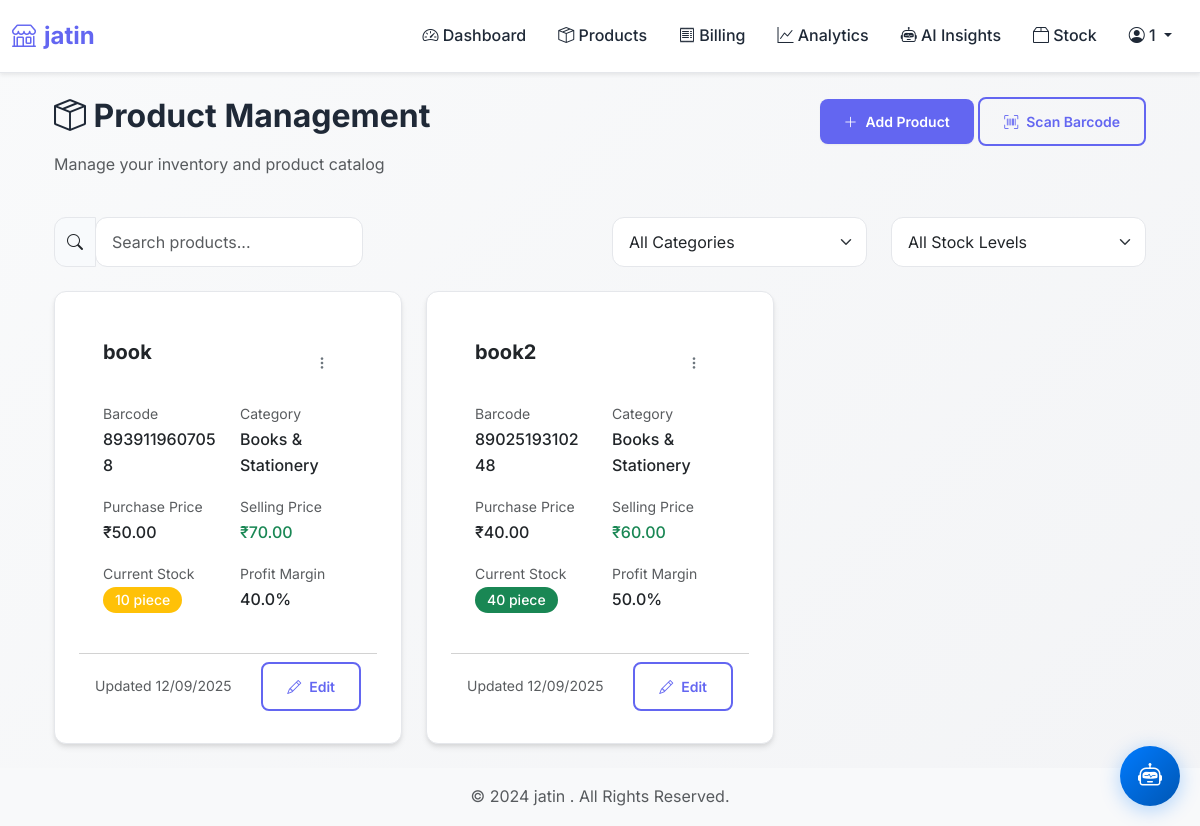
Screenshot of /products (signed in) with the database file from the repository.
### models.py (models this page shows, shortened)
class User(UserMixin, db.Model):
    __tablename__ = 'users'
    id = db.Column(db.Integer, primary_key=True)
    username = db.Column(db.String(80), unique=True, nullable=False)
    password_hash = db.Column(db.String(120), nullable=False)
    shop_name = db.Column(db.String(200))
    shop_address = db.Column(db.String(500))
    phone = db.Column(db.String(20))
    email = db.Column(db.String(120))
    min_stock_alert_threshold = db.Column(db.Integer, default=5) # New field
    session_timeout = db.Column(db.Integer, default=60)
    two_factor_auth = db.Column(db.Boolean, default=False)
    theme = db.Column(db.String(20), default='light')
    accent_color = db.Column(db.String(20), default='blue')
    items_per_page = db.Column(db.Integer, default=25)
    compact_mode = db.Column(db.Boolean, default=False)
    auto_backup = db.Column(db.Boolean, default=False)
    backup_retention = db.Column(db.Integer, default=30)
    gst_number = db.Column(db.String(20))
    city = db.Column(db.String(100))
    state = db.Column(db.String(100))
    pincode = db.Column(db.String(10))
    auto_reorder_level = db.Column(db.Integer, default=5)
    default_tax_rate = db.Column(db.Float, default=18.0)
    currency = db.Column(db.String(10), default='INR')
    enable_barcode_scanning = db.Column(db.Boolean, default=True)
    enable_stock_alerts = db.Column(db.Boolean, default=True)
    email_low_stock = db.Column(db.Boolean, default=False)
    email_daily_summary = db.Column(db.Boolean, default=False)
    email_weekly_report = db.Column(db.Boolean, default=False)
    browser_notifications = db.Column(db.Boolean, default=True)
    sound_alerts = db.Column(db.Boolean, default=True)
    created_at = db.Column(db.DateTime, default=datetime.utcnow)
    products = db.relationship('Product', backref='owner', lazy=True, cascade='all, delete-orphan')
    bills = db.relationship('Bill', backref='created_by', lazy=True, cascade='all, delete-orphan')

class Product(db.Model):
    __tablename__ = 'products'
    id = db.Column(db.Integer, primary_key=True)
    barcode = db.Column(db.String(100), unique=True, nullable=False, index=True)
    name = db.Column(db.String(200), nullable=False)
    description = db.Column(db.Text)
    category = db.Column(db.String(100))
    brand = db.Column(db.String(100))
    purchase_price = db.Column(db.Float, nullable=False)
    selling_price = db.Column(db.Float, nullable=False)
    current_stock = db.Column(db.Integer, default=0)
    min_stock_level = db.Column(db.Integer, default=5)
    unit = db.Column(db.String(50), default='piece')  # piece, kg, liter, etc.
    image_url = db.Column(db.String(500))
    user_id = db.Column(db.Integer, db.ForeignKey('users.id'), nullable=False)
    created_at = db.Column(db.DateTime, default=datetime.utcnow)
    updated_at = db.Column(db.DateTime, default=datetime.utcnow, onupdate=datetime.utcnow)
    stock_movements = db.relationship('StockMovement', backref='product', lazy=True, cascade='all, delete-orphan')
    bill_items = db.relationship('BillItem', backref='product', lazy=True)
    @property
    def profit_margin(self):
        if self.purchase_price > 0:
            return ((self.selling_price - self.purchase_price) / self.purchase_price) * 100
        return 0
    @property
    def is_low_stock(self):
        return self.current_stock <= self.min_stock_level

### app.py (the view, shortened to what this page needs)
@app.route('/products')
@login_required
def products():
    search = request.args.get('search', '')
    category = request.args.get('category', '')
    page = request.args.get('page', 1, type=int)
    per_page = 50  # Limit products per page for better performance
    query = Product.query.filter_by(user_id=current_user.id)
    if category:
        query = query.filter_by(category=category)
    products_pagination = query.order_by(Product.name).paginate(
        page=page, per_page=per_page, error_out=False
    )
    categories = db.session.query(Product.category).filter(
        Product.user_id == current_user.id,
        Product.category.isnot(None)
    ).distinct().all()
    return render_template('products.html',
                         products=products_pagination.items,
                         categories=categories,
                         pagination=products_pagination)

### templates/products.html (shortened to what this page needs)
{% extends "base.html" %}
{% block content %}
<div class="container-fluid">
    <div class="row mb-4">
        <div class="col-md-8">
            <h2><i class="bi bi-box-seam"></i> Product Management</h2>
            <p class="text-muted">Manage your inventory and product catalog</p>
        </div>
        <div class="col-md-4 text-end">
            <a href="{{ url_for('add_product') }}" class="btn btn-primary">
                <i class="bi bi-plus-lg"></i> Add Product
            </a>
            <button class="btn btn-outline-primary" onclick="startBarcodeScanner()">
                <i class="bi bi-upc-scan"></i> Scan Barcode
            </button>
        </div>
    </div>
    <div class="row mb-4">
        <div class="col-md-6">
            <div class="input-group">
                <span class="input-group-text"><i class="bi bi-search"></i></span>
                <input type="text" class="form-control" placeholder="Search products..." id="searchInput" value="{{ request.args.get('search', '') }}">
            </div>
        </div>
        <div class="col-md-3">
            <select class="form-select" id="categoryFilter">
                <option value="">All Categories</option>
            </select>
        </div>
        <div class="col-md-3">
            <select class="form-select" id="stockFilter">
                <option value="">All Stock Levels</option>
            </select>
        </div>
    </div>
    <div class="row" id="productsGrid">
        {% if products %}
            {% for product in products %}
            <div class="col-md-6 col-lg-4 mb-4 product-item"
                 data-category="{{ product.category or '' }}"
                 data-stock="{{ 'low' if product.is_low_stock else ('out' if product.current_stock == 0 else 'good') }}">
                <div class="card product-card h-100">
                    <div class="card-body">
                        <div class="d-flex justify-content-between align-items-start mb-3">
                            <h5 class="card-title mb-0">{{ product.name }}</h5>
                            <div class="dropdown">
                                <button class="btn btn-sm btn-outline-secondary" type="button" data-bs-toggle="dropdown">
                                    <i class="bi bi-three-dots-vertical"></i>
                                </button>
                            </div>
                        </div>
                        <div class="row mb-3">
                            <div class="col-6">
                                <small class="text-muted">Barcode</small>
                                <div class="fw-medium">{{ product.barcode }}</div>
                            </div>
                            <div class="col-6">
                                <small class="text-muted">Category</small>
                                <div class="fw-medium">{{ product.category or 'General' }}</div>
                            </div>
                        </div>
                        <div class="row mb-3">
                            <div class="col-6">
                                <small class="text-muted">Purchase Price</small>
                                <div class="fw-medium">₹{{ "{:,.2f}".format(product.purchase_price) }}</div>
                            </div>
                            <div class="col-6">
                                <small class="text-muted">Selling Price</small>
                                <div class="fw-medium text-success">₹{{ "{:,.2f}".format(product.selling_price) }}</div>
                            </div>
                        </div>
                        <div class="row mb-3">
                            <div class="col-6">
                                <small class="text-muted">Current Stock</small>
                                <div class="fw-medium">
                                    <span class="badge {{ 'bg-danger' if product.current_stock == 0 else ('bg-warning' if product.is_low_stock else 'bg-success') }}">
                                        {{ product.current_stock }} {{ product.unit }}
                                    </span>
                                </div>
                            </div>
                            <div class="col-6">
                                <small class="text-muted">Profit Margin</small>
                                <div class="fw-medium">{{ "{:.1f}".format(product.profit_margin) }}%</div>
                            </div>
                        </div>
                    </div>
                    <div class="card-footer bg-transparent">
                        <div class="d-flex justify-content-between align-items-center">
                            <small class="text-muted">Updated {{ product.updated_at.strftime('%d/%m/%Y') }}</small>
                            <a href="{{ url_for('edit_product', id=product.id) }}" class="btn btn-sm btn-outline-primary">
                                <i class="bi bi-pencil"></i> Edit
                            </a>
                        </div>
                    </div>
                </div>
            </div>
            {% endfor %}
        {% endif %}
    </div>
</div>
{% endblock %}

### templates/base.html (shortened to what this page needs)
<!DOCTYPE html>
<html lang="en">
<head>
    <link href="https://cdn.jsdelivr.net/npm/bootstrap@5.3.2/dist/css/bootstrap.min.css" rel="stylesheet">
    <link href="https://cdn.jsdelivr.net/npm/bootstrap-icons@1.11.1/font/bootstrap-icons.css" rel="stylesheet">
    <link rel="stylesheet" href="{{ url_for('static', filename='css/main.css') }}">
</head>
<body>
    {% if current_user.is_authenticated %}
    <nav class="navbar navbar-expand-lg navbar-light bg-white shadow-sm">
        <div class="container-fluid">
            <a class="navbar-brand" href="{{ url_for('dashboard') }}">
                <i class="bi bi-shop"></i> {{ current_user.shop_name or 'Retail Manager' }}
            </a>
            <div class="collapse navbar-collapse" id="navbarNav">
                <ul class="navbar-nav ms-auto">
                    <li class="nav-item">
                        <a class="nav-link" href="{{ url_for('dashboard') }}">
                            <i class="bi bi-speedometer2"></i> Dashboard
                        </a>
                    </li>
                    <li class="nav-item">
                        <a class="nav-link" href="{{ url_for('products') }}">
                            <i class="bi bi-box-seam"></i> Products
                        </a>
                    </li>
                    <li class="nav-item">
                        <a class="nav-link" href="{{ url_for('billing') }}">
                            <i class="bi bi-receipt"></i> Billing
                        </a>
                    </li>
                    <li class="nav-item">
                        <a class="nav-link" href="{{ url_for('analytics') }}">
                            <i class="bi bi-graph-up"></i> Analytics
                        </a>
                    </li>
                    <li class="nav-item">
                        <a class="nav-link" href="{{ url_for('ai_insights') }}">
                            <i class="bi bi-robot"></i> AI Insights
                        </a>
                    </li>
                    <li class="nav-item">
                        <a class="nav-link" href="{{ url_for('stock_management') }}">
                            <i class="bi bi-box2"></i> Stock
                        </a>
                    </li>
                    <li class="nav-item dropdown">
                        <a class="nav-link dropdown-toggle" href="#" role="button" data-bs-toggle="dropdown">
                            <i class="bi bi-person-circle"></i> {{ current_user.username }}
                        </a>
                    </li>
                </ul>
            </div>
        </div>
    </nav>
    {% endif %}
    <div class="container mt-4 content-section">
        {% block content %}{% endblock %}
    </div>
    {% if current_user.is_authenticated %}
    <footer class="mt-auto py-3 bg-light">
        <div class="container text-center">
            <p class="text-muted mb-0">&copy; 2024 {{ current_user.shop_name or 'Retail Manager' }}. All Rights Reserved.</p>
        </div>
    </footer>
    {% endif %}
</body>
</html>

### rows the page displays
User: shop_name "jatin", username "1"
Product: name "book", barcode "8939119607058", category "Books & Stationery", purchase_price "50.00", selling_price "70.00", current_stock "10", unit "piece", profit_margin "40.0", updated_at "12/09/2025"
Product: name "book2", barcode "8902519310248", category "Books & Stationery", purchase_price "40.00", selling_price "60.00", current_stock "40", unit "piece", profit_margin "50.0", updated_at "12/09/2025"
